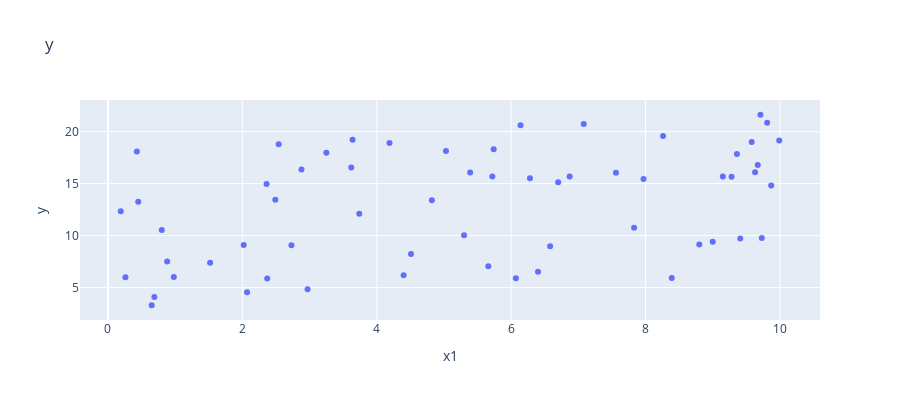
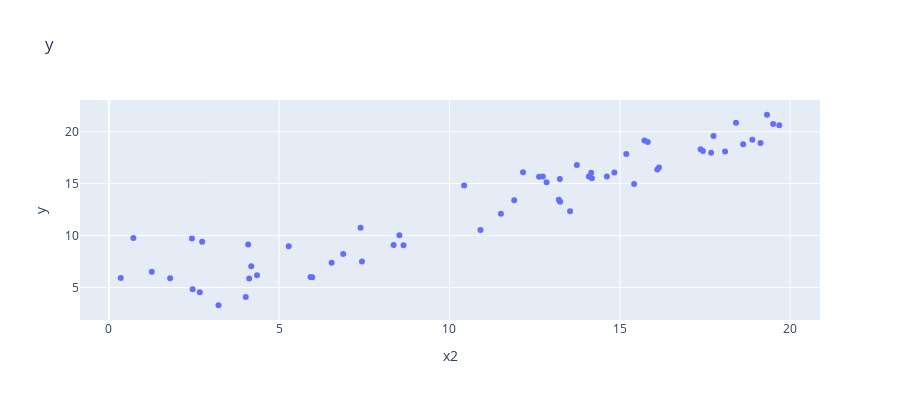

Notebook code cell kept with these figures, in order:
### Code cell
import plotly.express as px

#zobrazowane dane z przewidywanymi
fig = px.scatter(exercise, x="x1", y="y",height=400, title="y")
fig.show()

fig = px.scatter(exercise, x="x2", y="y",height=400, title="y")
fig.show()

### Figure 1 — Plotly figure (JSON) as saved in the notebook; plotly's stock layout.template omitted (floating-point values rounded to 4 significant figures)
{"data": [{"hoverlabel": {"namelength": 0}, "hovertemplate": "x1=%{x}<br>y=%{y}", "legendgroup": "", "marker": {"color": "#636efa", "symbol": "circle"}, "mode": "markers", "name": "", "showlegend": false, "type": "scatter", "x": [6.87, 4.4, 0.43, 2.73, 3.25, 5.3, 7.08, 9.73, 4.51, 6.4, 5.72, 6.28, 6.14, 8.26, 9.41, 2.88, 5.74, 0.45, 3.74, 5.03, 9.67, 3.62, 2.54, 9.15, 0.69, 7.97, 2.49, 9.81, 7.56, 0.98, 0.65, 9, 7.83, 0.26, 3.64, 9.28, 5.66, 9.71, 9.36, 0.88, 9.87, 9.99, 8.39, 0.8, 9.58, 4.82, 2.97, 8.8, 6.07, 0.19, 4.19, 5.39, 6.58, 2.36, 2.37, 1.52, 2.07, 6.7, 2.02, 9.63], "xaxis": "x", "y": [15.68, 6.18, 18.1, 9.07, 17.97, 10.04, 20.74, 9.76, 8.23, 6.52, 15.69, 15.51, 20.61, 19.58, 9.72, 16.36, 18.3, 13.26, 12.1, 18.15, 16.8, 16.55, 18.79, 15.68, 4.08, 15.45, 13.44, 20.86, 16.05, 6, 3.29, 9.41, 10.76, 5.98, 19.23, 15.67, 7.04, 21.63, 17.84, 7.49, 14.81, 19.14, 5.917, 10.53, 19.01, 13.4, 4.829, 9.146, 5.892, 12.34, 18.91, 16.06, 8.963, 14.97, 5.86, 7.375, 4.535, 15.13, 9.101, 16.08], "yaxis": "y"}], "layout": {"height": 400, "legend": {"tracegroupgap": 0}, "title": {"text": "y"}, "xaxis": {"anchor": "y", "domain": [0, 1], "title": {"text": "x1"}}, "yaxis": {"anchor": "x", "domain": [0, 1], "title": {"text": "y"}}}}

### Figure 2 — Plotly figure (JSON) as saved in the notebook; plotly's stock layout.template omitted (floating-point values rounded to 4 significant figures)
{"data": [{"hoverlabel": {"namelength": 0}, "hovertemplate": "x2=%{x}<br>y=%{y}", "legendgroup": "", "marker": {"color": "#636efa", "symbol": "circle"}, "mode": "markers", "name": "", "showlegend": false, "type": "scatter", "x": [14.09, 4.35, 18.09, 8.65, 17.68, 8.53, 19.5, 0.72, 6.88, 1.26, 14.62, 14.18, 19.68, 17.75, 2.44, 16.1, 17.37, 13.25, 11.51, 17.44, 13.74, 16.15, 18.62, 12.74, 4.02, 13.24, 13.21, 18.41, 14.16, 5.92, 3.22, 2.74, 7.39, 5.97, 18.89, 12.63, 4.18, 19.32, 15.19, 7.43, 10.43, 15.72, 0.35, 10.91, 15.82, 11.9, 2.46, 4.09, 1.8, 13.54, 19.13, 14.84, 5.28, 15.42, 4.12, 6.54, 2.67, 12.85, 8.36, 12.16], "xaxis": "x", "y": [15.68, 6.18, 18.1, 9.07, 17.97, 10.04, 20.74, 9.76, 8.23, 6.52, 15.69, 15.51, 20.61, 19.58, 9.72, 16.36, 18.3, 13.26, 12.1, 18.15, 16.8, 16.55, 18.79, 15.68, 4.08, 15.45, 13.44, 20.86, 16.05, 6, 3.29, 9.41, 10.76, 5.98, 19.23, 15.67, 7.04, 21.63, 17.84, 7.49, 14.81, 19.14, 5.917, 10.53, 19.01, 13.4, 4.829, 9.146, 5.892, 12.34, 18.91, 16.06, 8.963, 14.97, 5.86, 7.375, 4.535, 15.13, 9.101, 16.08], "yaxis": "y"}], "layout": {"height": 400, "legend": {"tracegroupgap": 0}, "title": {"text": "y"}, "xaxis": {"anchor": "y", "domain": [0, 1], "title": {"text": "x2"}}, "yaxis": {"anchor": "x", "domain": [0, 1], "title": {"text": "y"}}}}
